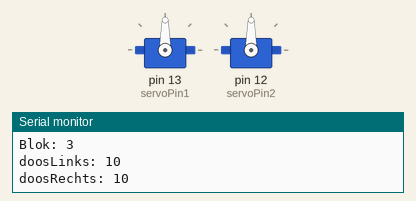
A sketch run on a simulated Arduino Uno, built with avr-gcc and run on an emulated ATmega328P. Shown: 2 × servo, the last lines printed to the serial monitor.

Above: at 0.1 s.
At 3.1 s:
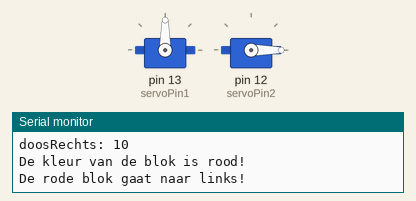
At 15.1 s:
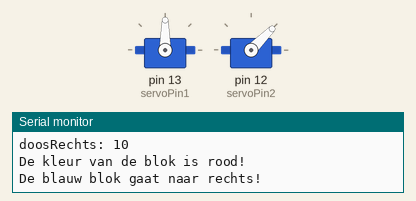
Timing chart, 0 to 16.6 s (numbered marks = the images above):
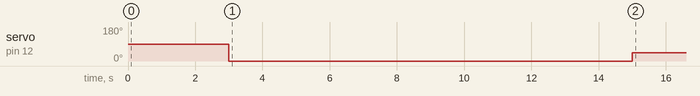

The sketch:

Bin_Packing_Problem.ino
```cpp
// Include the Servo library
#include <Servo.h>
// Declare the Servo pin
int servoPin1 = 13;
int servoPin2 = 12;
// Create a servo object
Servo Servo1;
Servo Servo2;

int blok = 3;
char blokKleur = '2'; // Als het nummer van de Java Applicatie voor servoKleur 1 is, is de kleur blauw. Als het 2 is, is de kleur rood.

int doosLinksBlauw = 10;
int doosRechtsBlauw = 10;

int doosLinksRood = 10;
int doosRechtsRood = 10;

void setup() {
   Servo1.attach(servoPin1);
   Servo2.attach(servoPin2);
   Serial.begin(9600);
   Serial.println("Setup klaar");
}

void testServos() {
   Servo1.write(0);  //links
   Servo2.write(0);  //links
   Serial.println("links");
   delay(3000);

   Servo1.write(90);  //rechts
   Servo2.write(90);  //rechts
   Serial.println("rechts");
   delay(3000);
}

void loop() {

   //testServos();

   if(blokKleur == '1') {
      Serial.print("Blok: ");
      Serial.println(blok);

      Serial.print("doosLinksBlauw: ");
      Serial.println(doosLinksBlauw);

      Serial.print("doosRechtsBlauw: ");
      Serial.println(doosRechtsBlauw);
      Serial.println();
      delay(3000);

   } else if (blokKleur == '2') {
      Serial.print("Blok: ");
      Serial.println(blok);

      Serial.print("doosLinks: ");
      Serial.println(doosLinksRood);

      Serial.print("doosRechts: ");
      Serial.println(doosRechtsRood);
      Serial.println();
      delay(3000);
   }

  if(blokKleur == '1') { // Kleur is blauw

    Serial.println("De kleur van de blok is blauw!");

    if(doosLinksBlauw - blok >= 0) {

      Serial.println("De blauwe blok gaat naar links!");
      Serial.println();
      doosLinksBlauw = doosLinksBlauw - blok;
      Servo1.write(0);  // Servo motor naar rechts, blok gaat naar linkerdoos.
      delay(1000);

    } else if (doosRechtsBlauw - blok >= 0) {

      Serial.println("De blauwe blok gaat naar rechts!");
      Serial.println();
      doosRechtsBlauw = doosRechtsBlauw - blok;
      Servo1.write(45);  // Servo motor naar links, blok gaat naar rechterdoos.
      delay(1000);

    } else if (doosLinksBlauw - blok < 0 && doosRechtsBlauw - blok < 0) { // Dozen zijn beide vol.
      Serial.println("Dozen zijn vol!"); // Laat doos vol melding zien en stopt het programma.
      Serial.println();
      delay(10000);
    }

  } else if (blokKleur == '2') { // Kleur is rood
    Serial.println("De kleur van de blok is rood!");

    if(doosLinksRood - blok >= 0) {

      Serial.println("De rode blok gaat naar links!");
      Serial.println();
      doosLinksRood = doosLinksRood - blok;
      Servo2.write(0);  // Servo motor naar rechts, blok gaat naar linkerdoos.
      delay(1000);

    } else if (doosRechtsRood - blok >= 0) {

      Serial.println("De blauw blok gaat naar rechts!");
      Serial.println();
      doosRechtsRood = doosRechtsRood - blok;
      Servo2.write(45);  // Servo motor naar links, blok gaat naar rechterdoos.
      delay(1000);

    } else if (doosLinksRood - blok < 0 && doosRechtsRood - blok < 0) { // Dozen zijn beide vol.
      Serial.println("Dozen zijn vol!"); // Laat doos vol melding zien en stopt het programma.
      Serial.println();
      delay(10000);
    }
  }
}
```

Measured:
- by itself, servo on pin 12 (servoPin2): 90° → 0° at 3.0 s, → 45° 12.0 s later
